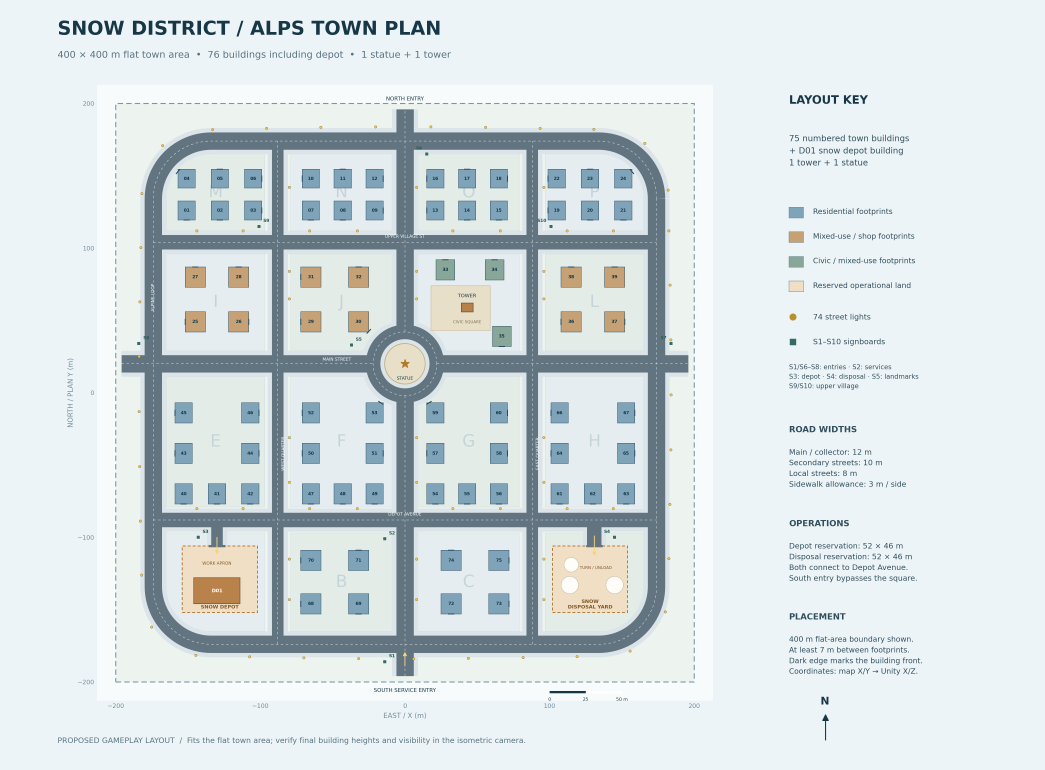
#> input picture SourceAssets/AlpsTownMap/TownPlan.png, 4180 x 3080 px (shown at 1/4 size)
$ python plan_alps_town_map.py
#> lines starting #> are read from the running program, lines starting #| are printed output that depends on the picture; after the words box and inside, x2 and y2 are one past the last pixel; in counts of white or black regions, pixels touching at a corner belong together
"""Trace the supplied plan's colored footprints into metre coordinates.

Only the image is data; embedded Blender text is never executed.
"""
from pathlib import Path
import json, math, hashlib
import numpy as np
from PIL import Image

ROOT = Path(__file__).resolve().parents[2]
IMAGE = ROOT / 'SourceAssets/AlpsTownMap/TownPlan.png'
im = np.array(Image.open(IMAGE).convert('RGB'))
sy, sx = im.shape[0] / 1344, im.shape[1] / 1824
#> sy = 2.29; sx = 2.29
left, right, top, bottom = 202*sx, 1212*sx, 181*sy, 1190*sy
#> left = 462.9; right = 2777.5; top = 414.8; bottom = 2727.1

def coords(x, y):
    return (round((x-left)/(right-left)*400-200, 3),
            round(200-(y-top)/(bottom-top)*400, 3))

def components(color):
    mask = np.all(im == color, axis=2)
    mask[:round(top)] = False
    mask[round(bottom)+1:] = False
    mask[:, :round(left)] = False
    mask[:, round(right)+1:] = False
    parents, bounds, previous = [], [], []
    def find(i):
        while parents[i] != i:
            parents[i] = parents[parents[i]]
            i = parents[i]
        return i
    for y in range(round(top), round(bottom)+1):
        row = np.flatnonzero(np.diff(np.r_[False, mask[y], False]))
        current = []
        for a, end in zip(row[::2], row[1::2]):
            b = end-1
            touching = {find(i) for x, z, i in previous if x <= b and z >= a}
            if touching:
                ident = min(touching)
                for i in touching:
                    if i != ident:
                        parents[i] = ident
                        old = bounds[i]; now = bounds[ident]
                        bounds[ident] = [min(old[0], now[0]), min(old[1], now[1]),
                                         max(old[2], now[2]), max(old[3], now[3])]
                q = bounds[ident]
                bounds[ident] = [min(q[0], int(a)), min(q[1], y), max(q[2], int(b)), max(q[3], y)]
            else:
                ident = len(parents); parents.append(ident); bounds.append([int(a), y, int(b), y])
            current.append((a, b, ident))
        previous = current
    return [v for i, v in enumerate(bounds) if find(i) == i]

buildings = []
for kind, color in [('residential', (127,164,185)), ('shops', (197,161,117)), ('civic', (136,167,153))]:
    for x0,y0,x1,y1 in components(color):
        if (x1-x0)/sx < 20 or (y1-y0)/sy < 20:
            continue
        cx, cy = (x0+x1)/2, (y0+y1)/2
        x,z = coords(cx,cy)
        # Front indicators use a darker ink than the symmetrical outline.
        pad=round(9*sx)
        patch=im[y0-pad:y1+pad+1, x0-pad:x1+pad+1]
        yy,xx=np.indices(patch.shape[:2]); xx=xx+x0-pad; yy=yy+y0-pad
        ink=(patch[:,:,0] < 48)&(patch[:,:,1] < 86)&(patch[:,:,2] < 106)
        border=(abs(xx-cx)>(x1-x0)*.40)|(abs(yy-cy)>(y1-y0)*.40)
        yy,xx=yy[ink&border],xx[ink&border]
        dx,dz=(float(xx.mean()-cx), float(cy-yy.mean())) if len(xx) else (0,-1)
        yaw=round(math.degrees(math.atan2(dx,dz))/45)*45%360
        buildings.append(dict(id=0,kind=kind,x=x,z=z,width=round((x1-x0)/ (right-left)*400,3),
                              depth=round((y1-y0)/(bottom-top)*400,3),yaw=yaw))
#> this loop made 3 passes
#> pass 1, in components, `mask = np.all(im == color, axis=2)`:
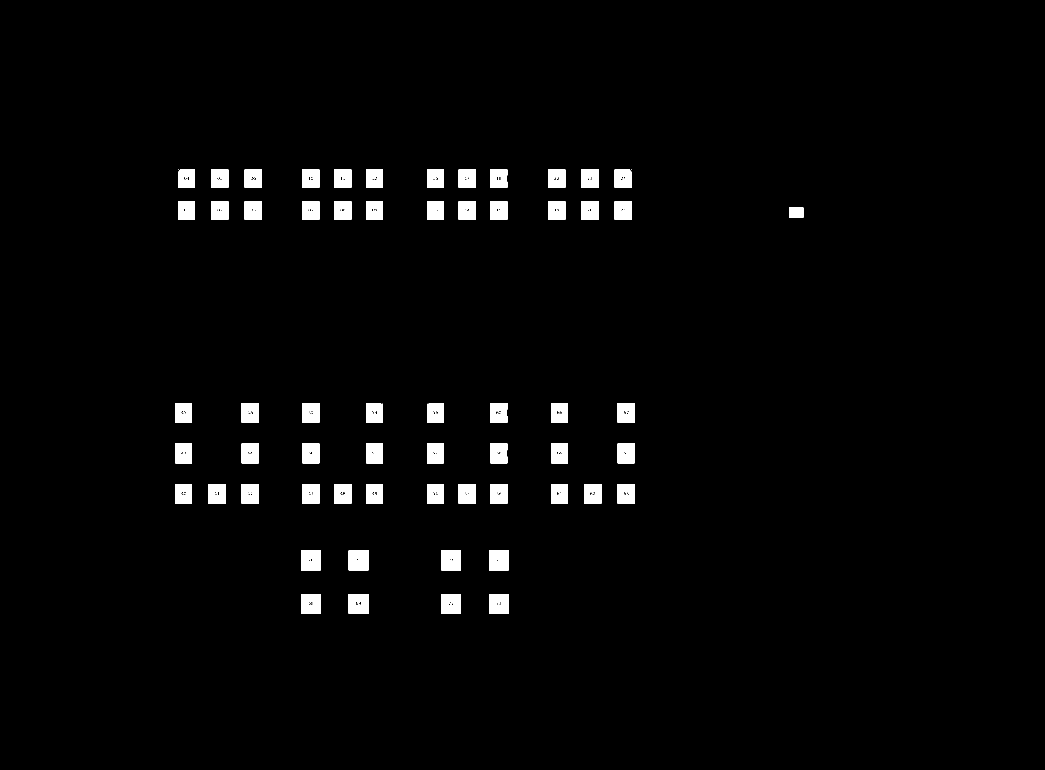
#> mask: shape (3080, 4180) bool (shown at 1/4 size); 2.4% white; 128 white regions (67 under 20 px), largest, box (x1, y1, x2, y2) and area: (1395, 2202, 1474, 2281) 6060, (1765, 2376, 1844, 2455) 6041, (1765, 2202, 1844, 2281) 6040
#> pass 2, in components (call 2), `mask = np.all(im == color, axis=2)`:
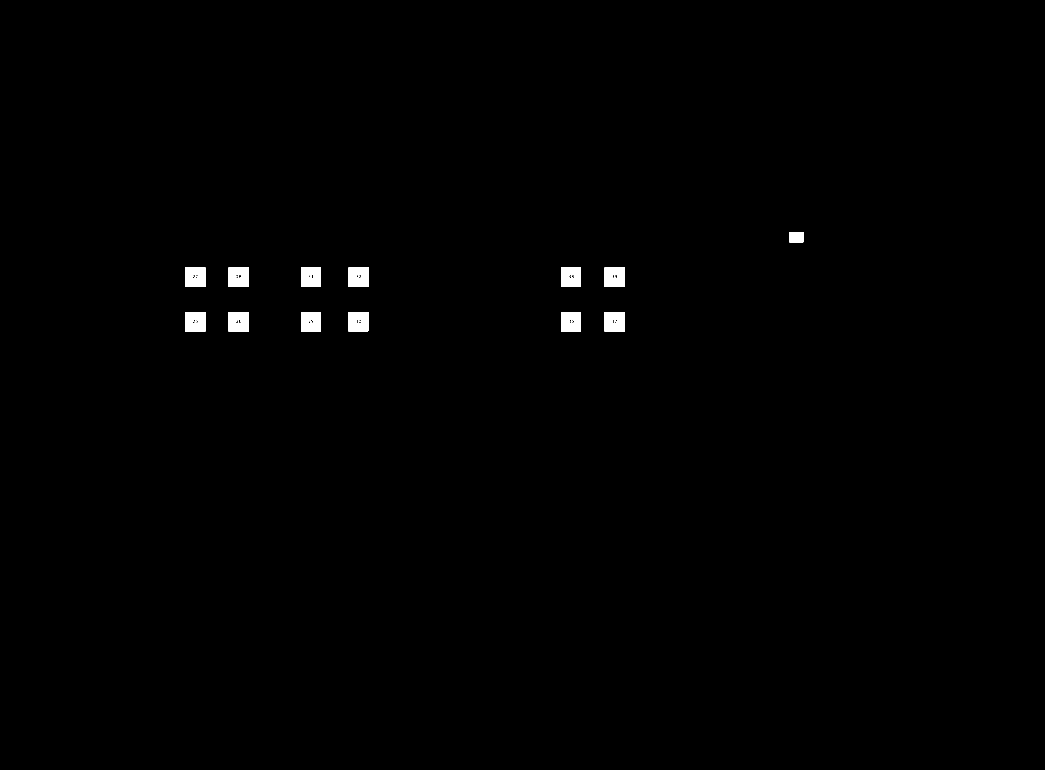
#> mask: shape (3080, 4180) bool (shown at 1/4 size); 0.58% white; 22 white regions (9 under 20 px), largest, box (x1, y1, x2, y2) and area: (742, 1069, 821, 1148) 6039, (1204, 1069, 1283, 1148) 6039, (2419, 1248, 2498, 1327) 6038
#> pass 3, in components (call 3), `mask = np.all(im == color, axis=2)`:
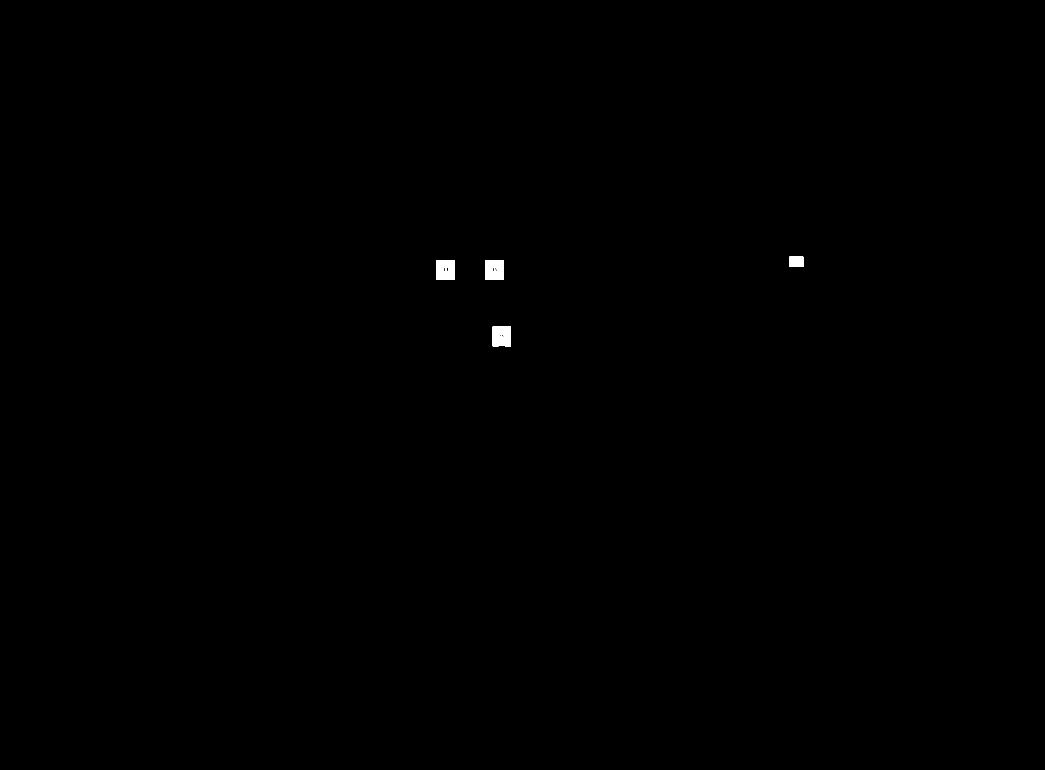
#> mask: shape (3080, 4180) bool (shown at 1/4 size); 0.15% white; 5 white regions (1 under 20 px), largest, box (x1, y1, x2, y2) and area: (1942, 1040, 2015, 1119) 5544, (1745, 1040, 1818, 1119) 5540, (1971, 1306, 2044, 1385) 5539, (3157, 1027, 3213, 1068) 2296
#> after the loop, buildings = 75 items
assert len(buildings)==75, len(buildings)

# Numbering is explicitly printed in the plan (bottom row first within each block).
def assign(items, ids):
    assert len(items)==len(ids),(len(items),ids)
    for b,number in zip(items,ids): b['id']=number
for lo,hi,first in [(-180,-90,1),(-85,-5,7),(5,85,13),(90,180,19)]:
    bs=[b for b in buildings if lo<b['x']<hi and b['z']>115]
    assign(sorted(bs,key=lambda b:(round(b['z']/10),b['x'])),range(first,first+6))
for lo,hi,first in [(-180,-90,25),(-85,-5,29),(90,180,36)]:
    bs=[b for b in buildings if lo<b['x']<hi and 25<b['z']<100]
    assign(sorted(bs,key=lambda b:(round(b['z']/10),b['x'])),range(first,first+4))
assign(sorted([b for b in buildings if b['kind']=='civic'], key=lambda b:(-b['z'],b['x'])),[33,34,35])
for lo,hi,first in [(-180,-90,40),(-85,-5,47),(5,85,54),(90,180,61)]:
    bs=[b for b in buildings if lo<b['x']<hi and -80<b['z']<0]
    assign(sorted(bs,key=lambda b:(round(b['z']/10),b['x'])),range(first,first+7))
for lo,hi,first in [(-85,-5,68),(5,85,72)]:
    bs=[b for b in buildings if lo<b['x']<hi and b['z']<-100]
    assign(sorted(bs,key=lambda b:(round(b['z']/10),b['x'])),range(first,first+4))
assert sorted(b['id'] for b in buildings)==list(range(1,76))

def dots(color, minimum=2, maximum=10):
#> called with color = (243, 197, 81), minimum = 1, maximum = 8
    result=[]
    for x0,y0,x1,y1 in components(color):
#> in components (call 4), `mask = np.all(im == color, axis=2)`:
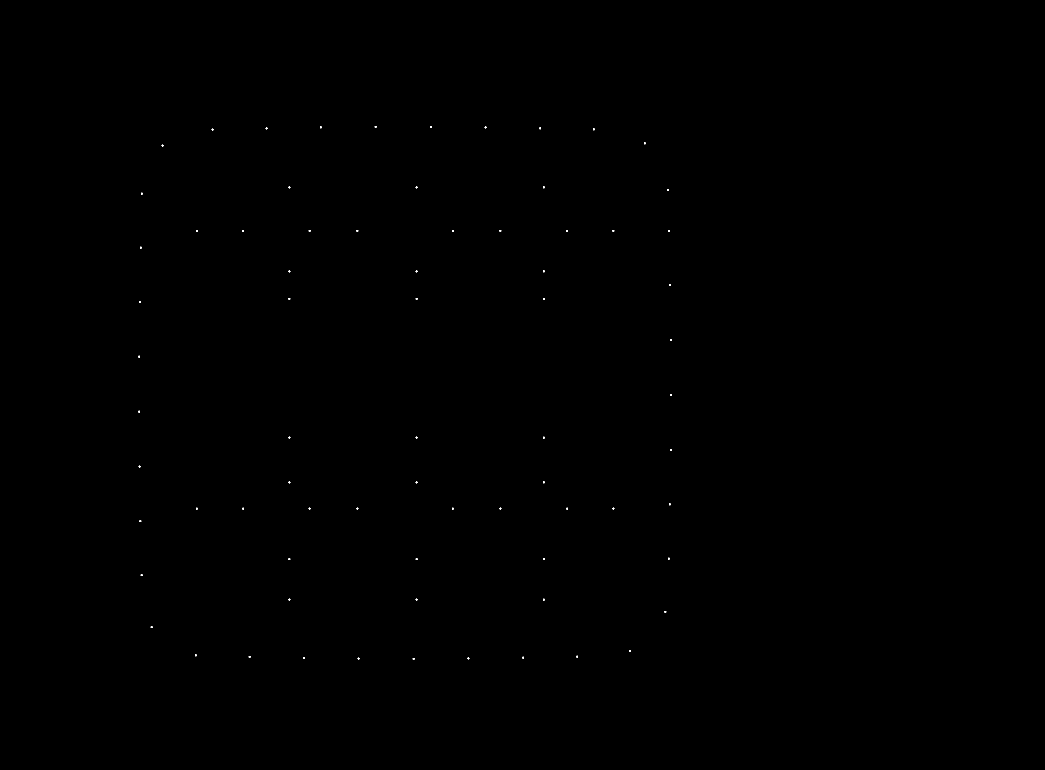
#> mask: shape (3080, 4180) bool (shown at 1/4 size); 0.02% white; 74 white regions, largest, box (x1, y1, x2, y2) and area: (1499, 504, 1506, 511) 37, (1720, 504, 1727, 511) 37, (1280, 506, 1287, 513) 37
        w,h=(x1-x0)/sx,(y1-y0)/sy
        if minimum<=w<=maximum and minimum<=h<=maximum:
            x,z=coords((x0+x1)/2,(y0+y1)/2);result.append(dict(x=x,z=z))
    return result

# Use exact dot colors sampled from the layout key.
lights=dots((243,197,81),1,8)
if len(lights)!=74:
    # The native image's circle centers are a uniform gold.
    colors,counts=np.unique(im.reshape(-1,3),axis=0,return_counts=True)
    candidates=[tuple(map(int,c)) for c,n in zip(colors,counts) if c[0]>150 and 90<c[1]<190 and c[2]<80 and n>500]
    for color in candidates:
        q=dots(color,1,8)
        if len(q)==74: lights=q;break
assert len(lights)==74,len(lights)
signs=dots((49,109,101),1,7)
#> in components (call 5), `mask = np.all(im == color, axis=2)`:
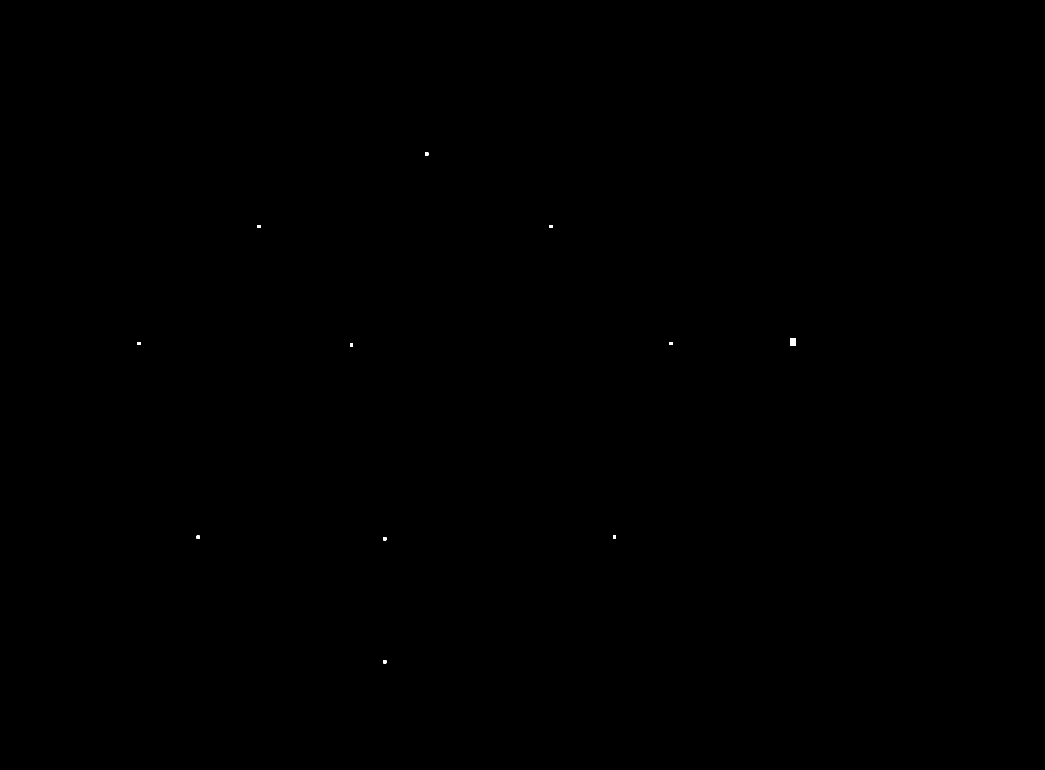
#> mask: shape (3080, 4180) bool (shown at 1/4 size); 0.02% white; 11 white regions, largest, box (x1, y1, x2, y2) and area: (3160, 1355, 3184, 1381) 624, (1701, 610, 1713, 622) 144, (1030, 900, 1042, 912) 144
if len(signs)!=10:
    colors,counts=np.unique(im.reshape(-1,3),axis=0,return_counts=True)
    for color,n in zip(colors,counts):
        if 25<color[0]<80 and 80<color[1]<140 and 70<color[2]<130 and n>300:
            q=dots(tuple(map(int,color)),1,7)
            if len(q)==10:signs=q;break
assert len(signs)==10,len(signs)

out=dict(image=str(IMAGE.relative_to(ROOT)),imageSha256=hashlib.sha256(IMAGE.read_bytes()).hexdigest(),
         areaSize=400,buildings=sorted(buildings,key=lambda b:b['id']),lights=lights,signs=signs,
         statue=dict(x=0,z=20),tower=dict(x=43,z=59),depot=dict(x=-130,z=-137),yard=dict(x=131,z=-129))
#> out = 10 items
(ROOT/'SourceAssets/AlpsTownMap/Layout.json').write_text(json.dumps(out,indent=2))
print('TRACED',len(buildings),'buildings',len(lights),'lights',len(signs),'signboards')
#| TRACED 75 buildings 74 lights 10 signboards
